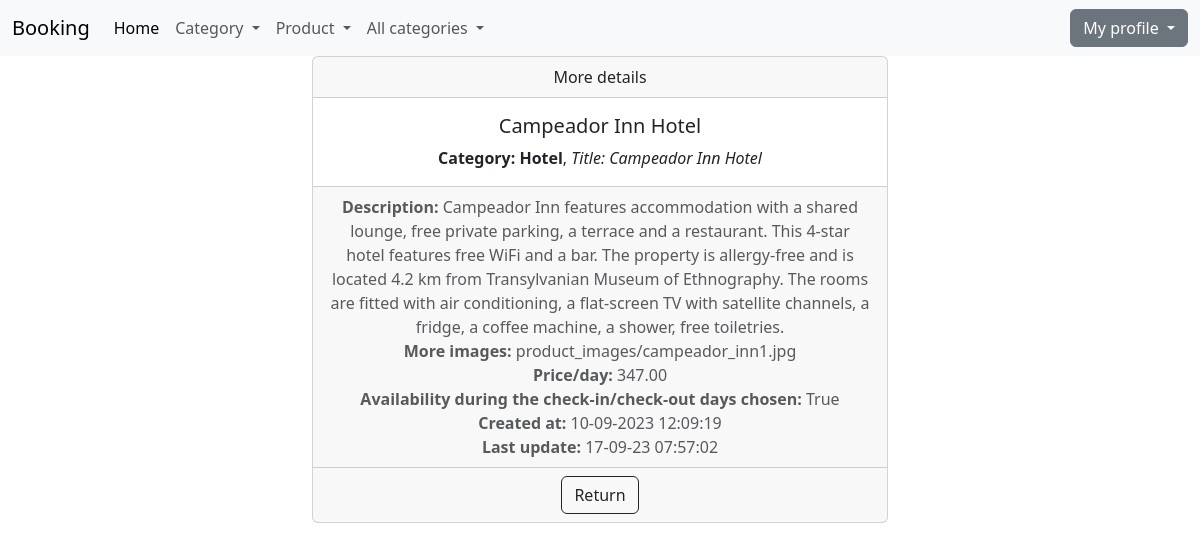
/detail_product/2/ (signed in), run on the app's committed database.
### product/models.py (models this page shows)
class Product(models.Model):
    category = models.ForeignKey(Category, on_delete=models.CASCADE, null=True)
    title = models.CharField(max_length=50)
    description = models.TextField(max_length=400)
    image = models.ImageField(upload_to='product_images/')
    price = models.DecimalField(max_digits=6, decimal_places=2)
    is_available = models.BooleanField(default=True)
    is_active = models.BooleanField(default=True)
    created_at = models.DateTimeField(auto_now_add=True)
    updated_at = models.DateTimeField(auto_now=True)
    location = models.CharField(max_length=50, null=True)
    def __str__(self):
        return f'{self.title}'

### category/models.py (models this page shows)
class Category(models.Model):
    name = models.CharField(max_length=30)
    created_at = models.DateTimeField(auto_now_add=True)
    updated_at = models.DateTimeField(auto_now=True)
    def __str__(self):
        return f'{self.name}'

### product/views.py (the view)
# urls.py: path('detail_product/<int:pk>/', views.ProductDetailView.as_view(), name='detail-product'),
class ProductDetailView(LoginRequiredMixin, PermissionRequiredMixin, DetailView):
    template_name = 'product/detail_product.html'
    model = Product
    permission_required = 'product.view_product'

### booking/context_processors.py (called while the page is built)
def get_all_categories(request):
    return {'get_categories': Category.objects.all()}

### templates/product/detail_product.html (shortened to what this page needs)
{% extends 'base.html' %}
{% block content %}
    <div class="container-fluid">
        <div class="row">
            <div class="col-md-6 offset-md-3">
                <div class="card text-center">
                    <div class="card-header">
                        More details
                    </div>
                    <div class="card-body">
                        <h5 class="card-title">{{ product }}</h5>
                        <p class="card-text"><b>Category: {{ product.category }}</b>, <i>Title: {{ product.title }}</i>
                        </p>
                    </div>
                    <div class="card-footer text-body-secondary">
                        <b>Description: </b> {{ product.description }} <br>
                        <b>More images:</b> {{ product.image }}<br>
                        <b>Price/day: </b> {{ product.price }}<br>
                        <b>Availability during the check-in/check-out days chosen:</b> {{ product.is_available }}<br>
                        <b>Created at:</b> {{ product.created_at|date:'d-m-Y H:i:s' }}<br>
                        <b>Last update: </b> {{ product.updated_at|date:'d-m-y H:i:s' }}<br>
                    </div>
                    <div class="card-footer">
                        <a href="{% url 'list-of-products' %}" class="btn btn-outline-dark">Return</a>
                    </div>
                </div>
            </div>
        </div>
    </div>
{% endblock %}

### data on the page
Product: title "Campeador Inn Hotel", category "Hotel", description "Campeador Inn features accommodation with a shared lounge, free private parking, a terrace and a restaurant. This 4-star hotel features free WiFi and a bar. The property is allergy-free and is located 4.2 km from Transylvanian Museum of Ethnography. The rooms are fitted with air conditioning, a flat-screen TV with satellite channels, a fridge, a coffee machine, a shower, free toiletries.", image "product_images/campeador_inn1.jpg", price "347.00", is_available "True", created_at "10-09-2023 12:09:19", updated_at "17-09-23 07:57:02"
